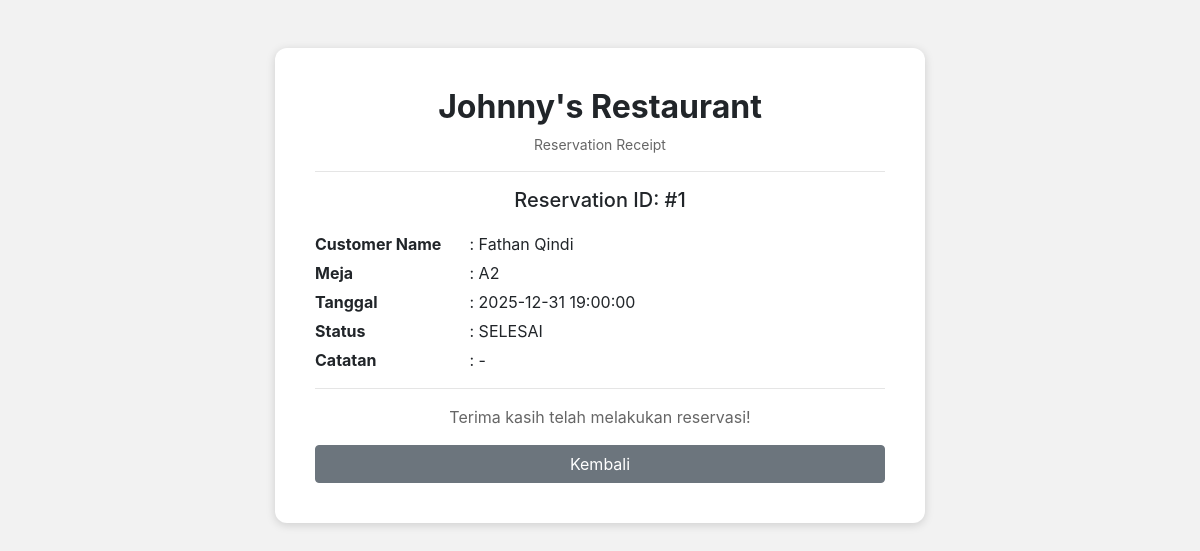
The app's page /customerSide/CustomerReservation/reservationReceipt.php?id_pesanan=1 with its own data.
### tables this page shows
CREATE TABLE `pesanan` (
  `id_pesanan` int(11) NOT NULL,
  `id_meja` int(11) DEFAULT NULL,
  `id_kasir` int(11) DEFAULT NULL,
  `id_customer` int(11) DEFAULT NULL,
  `nama_customer` varchar(100) DEFAULT NULL,
  `tanggal_pesan` datetime DEFAULT current_timestamp(),
  `status_pesanan` enum('pending','diproses','selesai','reservasi','batal') DEFAULT 'pending',
  `total_harga` decimal(12,2) DEFAULT 0.00,
  `catatan` text DEFAULT NULL
);

CREATE TABLE `meja` (
  `id_meja` int(11) NOT NULL,
  `nomor_meja` varchar(20) NOT NULL,
  `kapasitas` int(11) NOT NULL,
  `status` enum('kosong','terisi','reservasi') DEFAULT 'kosong',
  `created_at` datetime DEFAULT current_timestamp()
);

### customerSide/CustomerReservation/reservationReceipt.php (the view, shortened to what this page needs)
<?php
require_once "../config.php";
$id_pesanan = (int)$_GET['id_pesanan'];
$qPesanan = mysqli_query($link, "SELECT * FROM pesanan WHERE id_pesanan='$id_pesanan'");
$data = mysqli_fetch_assoc($qPesanan);
$nomor_meja = "-";
if (!empty($data['id_meja'])) {
    $qMeja = mysqli_query($link, "SELECT nomor_meja FROM meja WHERE id_meja='{$data['id_meja']}'");
    if ($qMeja && mysqli_num_rows($qMeja) > 0) {
        $m = mysqli_fetch_assoc($qMeja);
        $nomor_meja = $m['nomor_meja'];
    }
}
$nama_customer = "-";
if (!empty($data['id_customer'])) {
    $qCust = mysqli_query($link, "SELECT nama FROM login WHERE id_user='{$data['id_customer']}'");
    if ($qCust && mysqli_num_rows($qCust) > 0) {
        $c = mysqli_fetch_assoc($qCust);
        $nama_customer = $c['nama'];
    }
}
?>
<!DOCTYPE html>
<html lang="en">
<head>
    <link rel="stylesheet" href="https://stackpath.bootstrapcdn.com/bootstrap/4.5.2/css/bootstrap.min.css">
</head>
<body>
<div class="container mt-5">
    <div class="receipt-box">
        <div class="receipt-header">
            <h2>Johnny's Restaurant</h2>
            <small>Reservation Receipt</small>
            <hr>
            <h5>Reservation ID: #<?= $data['id_pesanan'] ?></h5>
        </div>
        <div class="receipt-details">
            <p><b>Customer Name</b> : <?= $nama_customer ?></p>
            <p><b>Meja</b> : <?= $nomor_meja ?></p>
            <p><b>Tanggal</b> : <?= $data['tanggal_pesan'] ?></p>
            <p><b>Status</b> : <?= strtoupper($data['status_pesanan']) ?></p>
            <p><b>Catatan</b> : <?= $data['catatan'] ?: '-' ?></p>
        </div>
        <hr>
        <div class="text-center">
            <p style="color:#666;">Terima kasih telah melakukan reservasi!</p>
            <a href="reservePage.php" class="btn btn-secondary btn-block mt-3">Kembali</a>
        </div>
    </div>
</div>
</body>
</html>

### customerSide/CustomerReservation/reservationReceipt.php (style rules this page uses)
body { background: #f2f2f2; }
.receipt-box { max-width: 650px; margin: auto; background: white; padding: 40px; border-radius: 12px; box-shadow: 0px 2px 10px rgba(0,0,0,0.15); }
.receipt-header { text-align: center; margin-bottom: 20px; }
.receipt-header h2 { font-weight: bold; }
.receipt-header small { display: block; font-size: 14px; color: #666; }
.receipt-details p { margin: 5px 0; font-size: 16px; }
.receipt-details b { display: inline-block; width: 150px; }

### records on screen
pesanan: id_pesanan "1", tanggal_pesan "2025-12-31 19:00:00", status_pesanan "SELESAI", catatan "-"
meja: nomor_meja "A2"

### other values on screen
$nama_customer "Fathan Qindi"
